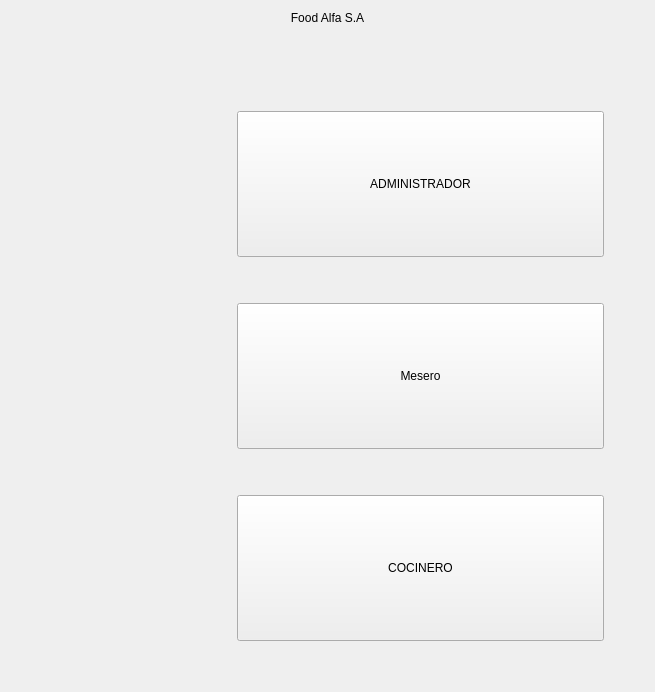
         <widget class="QWidget" name="pgPrincipal">
          <layout class="QVBoxLayout" name="verticalLayout_3">
           <item>
            <widget class="QLabel" name="label">
             <property name="layoutDirection">
              <enum>Qt::LeftToRight</enum>
             </property>
             <property name="styleSheet">
              <string notr="true">font: 87 40pt &quot;Arial Black&quot;;</string>
             </property>
             <property name="text">
              <string>Food Alfa S.A</string>
             </property>
             <property name="alignment">
              <set>Qt::AlignCenter</set>
             </property>
            </widget>
           </item>
           <item>
            <spacer name="verticalSpacer_5">
             <property name="orientation">
              <enum>Qt::Vertical</enum>
             </property>
             <property name="sizeHint" stdset="0">
              <size>
               <width>20</width>
               <height>40</height>
              </size>
             </property>
            </spacer>
           </item>
           <item>
            <spacer name="verticalSpacer_4">
             <property name="orientation">
              <enum>Qt::Vertical</enum>
             </property>
             <property name="sizeHint" stdset="0">
              <size>
               <width>20</width>
               <height>40</height>
              </size>
             </property>
            </spacer>
           </item>
           <item>
            <layout class="QHBoxLayout" name="horizontalLayout_2">
             <item>
              <spacer name="horizontalSpacer_2">
               <property name="orientation">
                <enum>Qt::Horizontal</enum>
               </property>
               <property name="sizeHint" stdset="0">
                <size>
                 <width>40</width>
                 <height>20</height>
                </size>
               </property>
              </spacer>
             </item>
             <item>
              <widget class="QLabel" name="label_2">
               <property name="minimumSize">
                <size>
                 <width>180</width>
                 <height>143</height>
                </size>
               </property>
               <property name="maximumSize">
                <size>
                 <width>180</width>
                 <height>143</height>
                </size>
               </property>
               <property name="text">
                <string/>
               </property>
               <property name="pixmap">
                <pixmap>Imagenes/admin.png</pixmap>
               </property>
               <property name="scaledContents">
                <bool>true</bool>
               </property>
              </widget>
             </item>
             <item>
              <widget class="QPushButton" name="btnAdministrador">
               <property name="minimumSize">
                <size>
                 <width>367</width>
                 <height>146</height>
                </size>
               </property>
               <property name="maximumSize">
                <size>
                 <width>367</width>
                 <height>146</height>
                </size>
               </property>
               <property name="cursor">
                <cursorShape>PointingHandCursor</cursorShape>
               </property>
               <property name="styleSheet">
                <string notr="true"/>
               </property>
               <property name="text">
                <string>ADMINISTRADOR</string>
               </property>
              </widget>
             </item>
             <item>
              <spacer name="horizontalSpacer_3">
               <property name="orientation">
                <enum>Qt::Horizontal</enum>
               </property>
               <property name="sizeHint" stdset="0">
                <size>
                 <width>40</width>
                 <height>20</height>
                </size>
               </property>
              </spacer>
             </item>
            </layout>
           </item>
           <item>
            <spacer name="verticalSpacer">
             <property name="orientation">
              <enum>Qt::Vertical</enum>
             </property>
             <property name="sizeHint" stdset="0">
              <size>
               <width>20</width>
               <height>40</height>
              </size>
             </property>
            </spacer>
           </item>
           <item>
            <layout class="QHBoxLayout" name="horizontalLayout_3">
             <item>
              <spacer name="horizontalSpacer_4">
               <property name="orientation">
                <enum>Qt::Horizontal</enum>
               </property>
               <property name="sizeHint" stdset="0">
                <size>
                 <width>40</width>
                 <height>20</height>
                </size>
               </property>
              </spacer>
             </item>
             <item>
              <widget class="QLabel" name="label_3">
               <property name="minimumSize">
                <size>
                 <width>180</width>
                 <height>146</height>
                </size>
               </property>
               <property name="maximumSize">
                <size>
                 <width>180</width>
                 <height>143</height>
                </size>
               </property>
               <property name="text">
                <string/>
               </property>
               <property name="pixmap">
                <pixmap>Imagenes/mesero.png</pixmap>
               </property>
               <property name="scaledContents">
                <bool>true</bool>
               </property>
              </widget>
             </item>
             <item>
              <widget class="QPushButton" name="btnMesero">
               <property name="minimumSize">
                <size>
                 <width>367</width>
                 <height>146</height>
                </size>
               </property>
               <property name="maximumSize">
                <size>
                 <width>367</width>
                 <height>146</height>
                </size>
               </property>
               <property name="cursor">
                <cursorShape>PointingHandCursor</cursorShape>
               </property>
               <property name="styleSheet">
                <string notr="true"/>
               </property>
               <property name="text">
                <string>Mesero</string>
               </property>
              </widget>
             </item>
             <item>
              <spacer name="horizontalSpacer_5">
               <property name="orientation">
                <enum>Qt::Horizontal</enum>
               </property>
               <property name="sizeHint" stdset="0">
                <size>
                 <width>40</width>
                 <height>20</height>
                </size>
               </property>
              </spacer>
             </item>
            </layout>
           </item>
           <item>
            <spacer name="verticalSpacer_2">
             <property name="orientation">
              <enum>Qt::Vertical</enum>
             </property>
             <property name="sizeHint" stdset="0">
              <size>
               <width>20</width>
               <height>40</height>
              </size>
             </property>
            </spacer>
           </item>
           <item>
            <layout class="QHBoxLayout" name="horizontalLayout_4">
             <item>
              <spacer name="horizontalSpacer_6">
               <property name="orientation">
                <enum>Qt::Horizontal</enum>
               </property>
               <property name="sizeHint" stdset="0">
                <size>
                 <width>40</width>
                 <height>20</height>
                </size>
               </property>
              </spacer>
             </item>
             <item>
              <widget class="QLabel" name="label_4">
               <property name="minimumSize">
                <size>
                 <width>180</width>
                 <height>146</height>
                </size>
               </property>
               <property name="maximumSize">
                <size>
                 <width>180</width>
                 <height>143</height>
                </size>
               </property>
               <property name="text">
                <string/>
               </property>
               <property name="pixmap">
                <pixmap>Imagenes/cocinero.png</pixmap>
               </property>
               <property name="scaledContents">
                <bool>true</bool>
               </property>
              </widget>
             </item>
             <item>
              <widget class="QPushButton" name="btnCocinero">
               <property name="minimumSize">
                <size>
                 <width>367</width>
                 <height>146</height>
                </size>
               </property>
               <property name="maximumSize">
                <size>
                 <width>367</width>
                 <height>146</height>
                </size>
               </property>
               <property name="cursor">
                <cursorShape>PointingHandCursor</cursorShape>
               </property>
               <property name="styleSheet">
                <string notr="true"/>
               </property>
               <property name="text">
                <string>COCINERO</string>
               </property>
              </widget>
             </item>
             <item>
              <spacer name="horizontalSpacer_7">
               <property name="orientation">
                <enum>Qt::Horizontal</enum>
               </property>
               <property name="sizeHint" stdset="0">
                <size>
                 <width>40</width>
                 <height>20</height>
                </size>
               </property>
              </spacer>
             </item>
            </layout>
           </item>
           <item>
            <spacer name="verticalSpacer_3">
             <property name="orientation">
              <enum>Qt::Vertical</enum>
             </property>
             <property name="sizeHint" stdset="0">
              <size>
               <width>20</width>
               <height>40</height>
              </size>
             </property>
            </spacer>
           </item>
          </layout>
         </widget>
